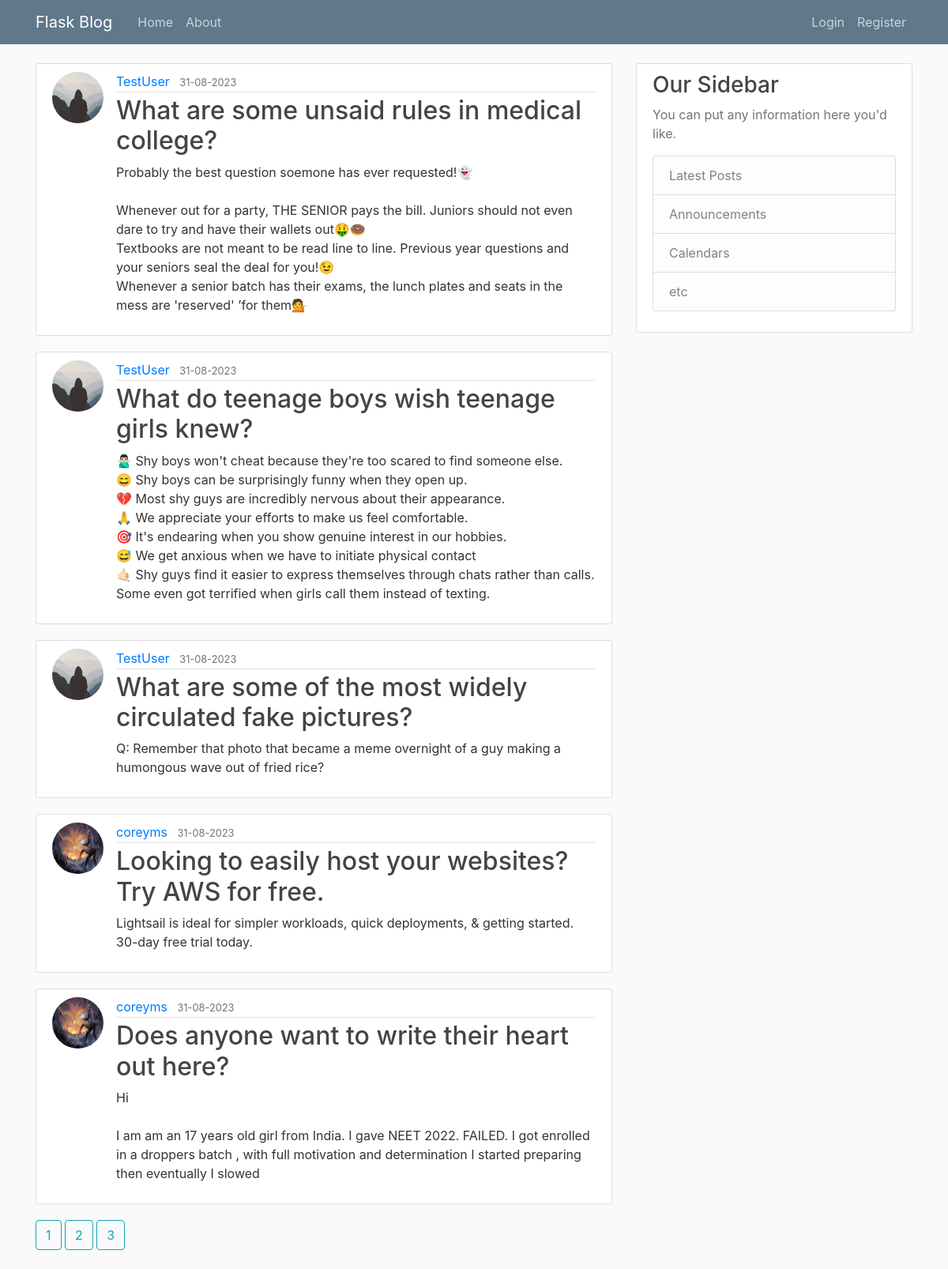
The app's page /index?page=2 with its own data.
### flaskblog/models.py (models this page shows, shortened)
class Post(db.Model):
    id = db.Column(db.Integer, primary_key=True)
    title = db.Column(db.String(100), nullable= False)
    date_posted = db.Column(db.DateTime, nullable=False, default=datetime.utcnow)
    content = db.Column(db.Text, nullable=False)
    user_id= db.Column(db.Integer, db.ForeignKey('user.id'), nullable=False)

class User(db.Model, UserMixin):
    id = db.Column(db.Integer, primary_key=True)
    username = db.Column(db.String(20), unique=True, nullable=False)
    email = db.Column(db.String(120), unique=True, nullable=False)
    image_file = db.Column(db.String(50), nullable=False, default='default.jpg')
    password = db.Column(db.String(60), nullable=False)
    posts = db.relationship('Post', backref='author', lazy=True)

### flaskblog/main/routes.py (the view)
@main.route('/')
@main.route("/index")
def index():
    page = request.args.get('page', default=1, type=int)
    posts=Post.query.order_by(Post.date_posted.desc()).paginate(page=page, per_page=5)
    return render_template('index.html',posts=posts)

### flaskblog/templates/index.html
{% extends "layout.html" %}
{% block content %}
    {% for post in posts.items %}
        <article class="media content-section">
            <img class="rounded-circle article-img" src="{{ url_for('static', filename='profile_pics/'+ post.author.image_file) }}">
            <div class="media-body">
                <div class="article-metadata">
                    <a class="mr-2" href="{{ url_for('users.user_posts', username=post.author.username) }}">{{ post.author.username }}</a>
                    <small class="text-muted">{{ post.date_posted.strftime('%d-%m-%Y') }}</small>
                </div>
                <h2><a class="article-title" href="{{ url_for('posts.post', post_id=post.id) }}">{{ post.title }}</a></h2>
                <p class="article-content">{{ post.content }}</p>
            </div>
        </article>
    {% endfor %}
    {% for page_num in posts.iter_pages(left_edge=1, right_edge=1, left_current=1, right_current=2) %}
        {% if page_num %}
            {% if posts.page_num == page_num %}
                <a class="btn btn-info mb-4" href="{{ url_for('main.index', page=page_num) }}">{{ page_num }}</a>
            {% else %}
                <a class="btn btn-outline-info mb-4" href="{{ url_for('main.index', page=page_num) }}">{{ page_num }}</a>
            {% endif %}
        {% else %}
            ...
        {% endif %}
    {% endfor %}
{% endblock content %}

### flaskblog/static/main.css (style rules this page uses)
body { background: #fafafa; color: #333333; margin-top: 5rem; }
h1, h2, h3, h4, h5, h6 { color: #444444; }
.content-section { background: #ffffff; padding: 10px 20px; border: 1px solid #dddddd; border-radius: 3px; margin-bottom: 20px; }
.article-title { color: #444444; }
.article-content { white-space: pre-line; }
.article-img { height: 65px; width: 65px; margin-right: 16px; }
.article-metadata { padding-bottom: 1px; margin-bottom: 4px; border-bottom: 1px solid #e3e3e3 }

### records on screen
Post: image_file (placeholder picture), author.username "TestUser", date_posted "31-08-2023", title "What are some unsaid rules in medical college?", content "Probably the best question soemone has ever requested!👻 Whenever out for a party, THE SENIOR pays the bill. Juniors should not even dare to try and have their wallets out🤑🍩 Textbooks are not meant to be read line to line. Previous year questions and your seniors seal the deal for you!😉 Whenever a senior batch has their exams, the lunch plates and seats in the mess are 'reserved' ’for them💁"
Post: image_file (placeholder picture), author.username "TestUser", date_posted "31-08-2023", title "What do teenage boys wish teenage girls knew?", content "🙅🏻‍♂️ Shy boys won't cheat because they're too scared to find someone else. 😄 Shy boys can be surprisingly funny when they open up. 💔 Most shy guys are incredibly nervous about their appearance. 🙏 We appreciate your efforts to make us feel comfortable. 🎯 It's endearing when you show genuine interest in our hobbies. 😅 We get anxious when we have to initiate physical contact 🤙🏻 Shy guys find it easier to express themselves through chats rather than calls. Some even got terrified when girls call them instead of texting."
Post: image_file (placeholder picture), author.username "TestUser", date_posted "31-08-2023", title "What are some of the most widely circulated fake pictures?", content "Q: Remember that photo that became a meme overnight of a guy making a humongous wave out of fried rice?"
Post: image_file (picture), author.username "coreyms", date_posted "31-08-2023", title "Looking to easily host your websites? Try AWS for free.", content "Lightsail is ideal for simpler workloads, quick deployments, & getting started. 30-day free trial today."
Post: image_file (picture), author.username "coreyms", date_posted "31-08-2023", title "Does anyone want to write their heart out here?", content "Hi I am am an 17 years old girl from India. I gave NEET 2022. FAILED. I got enrolled in a droppers batch , with full motivation and determination I started preparing then eventually I slowed"

### other values on screen
{{ page_num }} "1" "2" "3"
